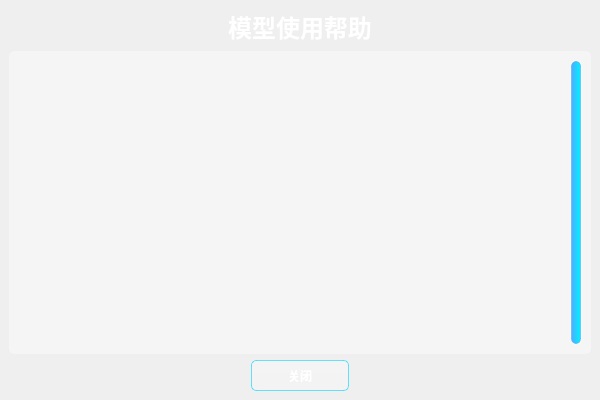
<?xml version="1.0" encoding="UTF-8"?>
<ui version="4.0">
 <class>HelpWindow</class>
 <widget class="QMainWindow" name="HelpWindow">
  <property name="geometry">
   <rect>
    <x>0</x>
    <y>0</y>
    <width>600</width>
    <height>400</height>
   </rect>
  </property>
  <property name="minimumSize">
   <size>
    <width>600</width>
    <height>400</height>
   </size>
  </property>
  <property name="maximumSize">
   <size>
    <width>800</width>
    <height>600</height>
   </size>
  </property>
  <property name="windowTitle">
   <string>MainWindow</string>
  </property>
  <property name="windowIcon">
   <iconset resource="resource.qrc">
    <normaloff>:/img/img/favicon.ico</normaloff>:/img/img/favicon.ico</iconset>
  </property>
  <property name="styleSheet">
   <string>QWidget#HelpWindow {
  background: qlineargradient(x1:0, y1:0, x2:1, y2:1, 
        stop:0 #0f0f23, 
        stop:0.3 #1a1a2e, 
        stop:0.6 #16213e, 
        stop:1 #0f3460);
    border-radius: 5px;
    border: 1px solid qlineargradient(x1:0, y1:0, x2:1, y2:1, 
        stop:0 #00d4ff, 
        stop:0.5 #0099cc, 
        stop:1 #0066ff);
}

QWidget#centralwidget {
    background: transparent;
    border-radius: 5px;
}

QLabel {
    color: white;
    font-size: 12px;
}

QLabel#lblHelp {
    color: white;
    font-weight: bold;
    font-size: 24px;
    text-shadow: 0px 0px 10px rgba(0, 212, 255, 0.5);
}

QTextBrowser {
    background: rgba(255, 255, 255, 90);
    border: 1px solid rgba(255, 255, 255, 50);
    border-radius: 5px;
    color: #333;
    font-size: 12px;
    padding: 8px;
    selection-background-color: rgba(0, 212, 255, 100);
}

QTextBrowser:focus {
    border: 1px solid rgba(255, 255, 255, 150);
    background: rgba(255, 255, 255, 95);
}

QScrollBar:vertical {
    background: rgba(255, 255, 255, 30);
    width: 12px;
    border-radius: 5px;
    border: 1px solid rgba(255, 255, 255, 50);
}

QScrollBar::handle:vertical {
    background: qlineargradient(x1:0, y1:0, x2:1, y2:0, stop:0 #4facfe, stop:1 #00f2fe);
    border-radius: 5px;
    min-height: 20px;
    border: 1px solid rgba(79, 172, 254, 150);
}

QScrollBar::handle:vertical:hover {
    background: qlineargradient(x1:0, y1:0, x2:1, y2:0, stop:0 #5fbdff, stop:1 #10f3ff);
}

QScrollBar::add-line:vertical, QScrollBar::sub-line:vertical {
    border: none;
    background: none;
}

QPushButton {
    background: qlineargradient(x1:0, y1:0, x2:0, y2:1, stop:0 rgba(255, 255, 255, 80), stop:1 rgba(255, 255, 255, 60));
    border: 1px solid rgba(255, 255, 255, 100);
    border-radius: 5px;
    color: white;
    font-weight: bold;
    font-size: 12px;
    padding: 8px;
}

QPushButton:hover {
    background: qlineargradient(x1:0, y1:0, x2:0, y2:1, stop:0 rgba(255, 255, 255, 100), stop:1 rgba(255, 255, 255, 80));
    border: 1px solid rgba(255, 255, 255, 150);
}

QPushButton:pressed {
    background: qlineargradient(x1:0, y1:0, x2:0, y2:1, stop:0 rgba(255, 255, 255, 60), stop:1 rgba(255, 255, 255, 40));
}

QPushButton#pushButton {
    background: qlineargradient(x1:0, y1:0, x2:0, y2:1, 
        stop:0 rgba(0, 212, 255, 120), 
        stop:1 rgba(0, 102, 255, 100));
    border: 1px solid rgba(0, 212, 255, 150);
    color: #ffffff;
    text-shadow: 0px 0px 8px rgba(0, 212, 255, 0.5);
    box-shadow: 0px 0px 15px rgba(0, 212, 255, 0.3);
    border-radius: 5px;
    font-size: 12px;
    min-width: 80px;
}

QPushButton#pushButton:hover {
    background: qlineargradient(x1:0, y1:0, x2:0, y2:1, 
        stop:0 rgba(0, 212, 255, 150), 
        stop:1 rgba(0, 102, 255, 130));
    border: 1px solid rgba(0, 212, 255, 200);
    box-shadow: 0px 0px 20px rgba(0, 212, 255, 0.5);
    text-shadow: 0px 0px 10px rgba(0, 212, 255, 0.7);
}

QPushButton#pushButton:pressed {
    background: qlineargradient(x1:0, y1:0, x2:0, y2:1, 
        stop:0 rgba(0, 212, 255, 80), 
        stop:1 rgba(0, 102, 255, 60));
    border: 1px solid rgba(0, 212, 255, 100);
    box-shadow: 0px 0px 10px rgba(0, 212, 255, 0.2);
}</string>
  </property>
  <widget class="QWidget" name="centralwidget">
   <layout class="QVBoxLayout" name="verticalLayout">
    <item>
     <widget class="QLabel" name="lblHelp">
      <property name="font">
       <font>
        <family>Arial Black</family>
        <pointsize>24</pointsize>
        <weight>75</weight>
        <bold>true</bold>
       </font>
      </property>
      <property name="text">
       <string>模型使用帮助</string>
      </property>
      <property name="textFormat">
       <enum>Qt::AutoText</enum>
      </property>
      <property name="alignment">
       <set>Qt::AlignCenter</set>
      </property>
     </widget>
    </item>
    <item>
     <widget class="QTextBrowser" name="textBrowser">
      <property name="verticalScrollBarPolicy">
       <enum>Qt::ScrollBarAlwaysOn</enum>
      </property>
     </widget>
    </item>
    <item>
     <layout class="QHBoxLayout" name="horizontalLayout">
      <item>
       <spacer name="horizontalSpacer">
        <property name="orientation">
         <enum>Qt::Horizontal</enum>
        </property>
        <property name="sizeHint" stdset="0">
         <size>
          <width>40</width>
          <height>20</height>
         </size>
        </property>
       </spacer>
      </item>
      <item>
       <widget class="QPushButton" name="pushButton">
        <property name="minimumSize">
         <size>
          <width>144</width>
          <height>31</height>
         </size>
        </property>
        <property name="maximumSize">
         <size>
          <width>16777215</width>
          <height>31</height>
         </size>
        </property>
        <property name="font">
         <font>
          <weight>75</weight>
          <bold>true</bold>
         </font>
        </property>
        <property name="text">
         <string>关闭</string>
        </property>
       </widget>
      </item>
      <item>
       <spacer name="horizontalSpacer_2">
        <property name="orientation">
         <enum>Qt::Horizontal</enum>
        </property>
        <property name="sizeHint" stdset="0">
         <size>
          <width>40</width>
          <height>20</height>
         </size>
        </property>
       </spacer>
      </item>
     </layout>
    </item>
   </layout>
  </widget>
 </widget>
 <resources>
  <include location="resource.qrc"/>
 </resources>
 <connections/>
</ui>
